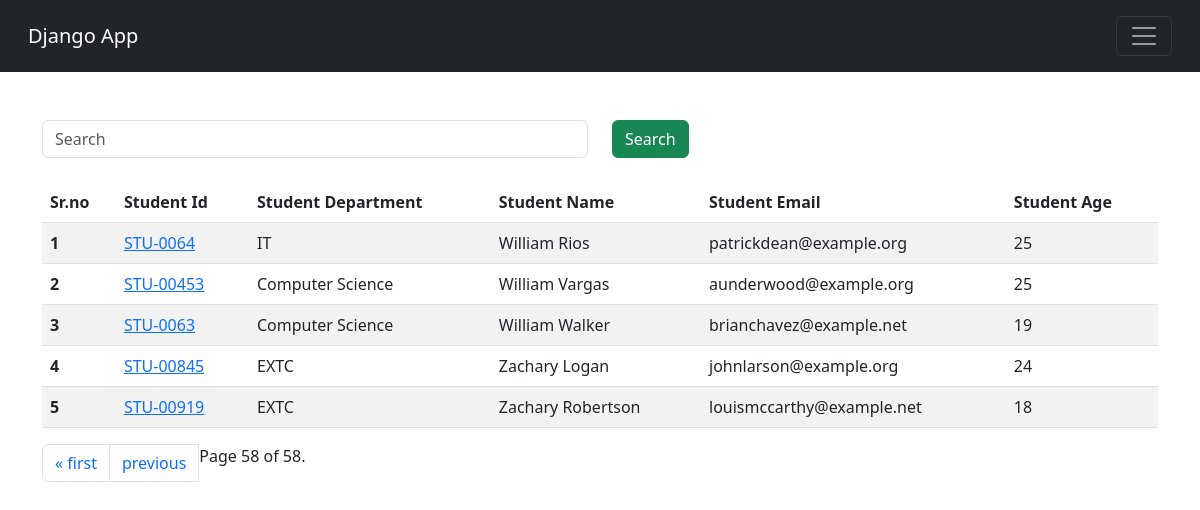
The page /students/?page=58 on the database its author committed.
### vegetable/models.py (models this page shows)
class Student(models.Model):
    department = models.ForeignKey(Department, related_name="depart", on_delete=models.CASCADE)
    studentId = models.OneToOneField(StudentID, related_name="studentid", on_delete=models.CASCADE)
    studentName = models.CharField(max_length=100)
    studentEmail = models.EmailField(unique=True)
    studentAge = models.IntegerField(default=1)
    studentAddress = models.TextField()
    isDeleted = models.BooleanField(default=False)
    objects = StudentManager()
    adminObjects = models.Manager()
    def __str__(self) -> str:
        return self.studentName
    class Meta:
        ordering = ['studentName']
        verbose_name = "student"

class StudentID(models.Model):
    studentId = models.CharField(max_length=100)
    def __str__(self) -> str:
        return self.studentId

class Department(models.Model):
    department = models.CharField(max_length=100)
    def __str__(self) -> str:
        return self.department
    class Meta:
        ordering = ['department']

### vegetable/views.py (the view, shortened to what this page needs)
# urls.py: path("students/",getStudents, name="StudentPage"),
def getStudents(request):
    querySet = Student.objects.all()
    paginator = Paginator(querySet, 10)  # Show 10 students per page.
    page_number = request.GET.get("page", 1)
    page_obj = paginator.get_page(page_number)
    print(page_obj.object_list)
    context = {'querySet' : page_obj }
    return render(request, 'report/students.html', context)

### vegetable/models.py (called while the page is built)
    def get_queryset(self):
        return super().get_queryset().filter(isDeleted = False)

### vegetable/templates/report/students.html (shortened to what this page needs)
{% extends "base.html" %}
{% block start %}
    <div class="container mt-5">
        <form class="mb-4">
          <div class="row">
            <div class="col-md-6">
              <input class="form-control" type="search" name="search" placeholder="Search ">
            </div>
            <div class="col-md-6">
              <button type="submit" class="btn btn-success">Search</button>
            </div>
          </div>
        </form>
        <table class="table table-striped table-hover">
            <thead>
              <tr>
                <th scope="col">Sr.no</th>
                <th scope="col">Student Id</th>
                <th scope="col">Student Department</th>
                <th scope="col">Student Name</th>
                <th scope="col">Student Email</th>
                <th scope="col">Student Age</th>
              </tr>
            </thead>
            <tbody>
                {% for student in querySet %}
              <tr>
                <th scope="row">{{ forloop.counter }}</th>
                <td><a href="{% url 'showMarks' student.studentId %}"> {{student.studentId}}</a></td>
                <td>{{student.department}}</td>
                <td>{{student.studentName}}</td>
                <td>{{student.studentEmail}}</td>
                <td>{{student.studentAge}}</td>
              </tr>
              {% endfor %}
            </tbody>
            </table>
              <nav aria-label="Page navigation example">
              <ul class="pagination">
                    {% if querySet.has_previous %}
                    <li class="page-item"> <a class="page-link" href="?page=1">&laquo; first</a></li>
                    <li class="page-item"> <a  class="page-link" href="?page={{ querySet.previous_page_number }}">previous</a></li>
                    {% endif %}
                    <span class="current">
                        Page {{ querySet.number }} of {{ querySet.paginator.num_pages }}.
                    </span>
        </ul>
        </nav>
    </div>
{% endblock %}

### rows shown on the page
Student: studentId "STU-0064", department "IT", studentName "William Rios", studentEmail "patrickdean@example.org", studentAge "25"
Student: studentId "STU-00453", department "Computer Science", studentName "William Vargas", studentEmail "aunderwood@example.org", studentAge "25"
Student: studentId "STU-0063", department "Computer Science", studentName "William Walker", studentEmail "brianchavez@example.net", studentAge "19"
Student: studentId "STU-00845", department "EXTC", studentName "Zachary Logan", studentEmail "johnlarson@example.org", studentAge "24"
Student: studentId "STU-00919", department "EXTC", studentName "Zachary Robertson", studentEmail "louismccarthy@example.net", studentAge "18"

### other values the page prints
{{ querySet.number }} "58"
{{ querySet.paginator.num_pages }} "58"
